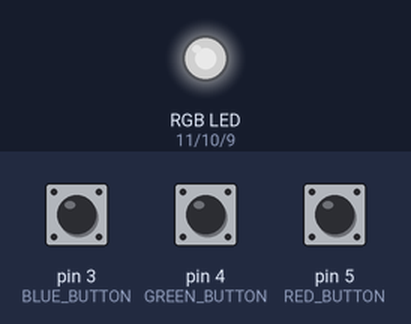
A sketch run on a simulated Arduino Uno, built with avr-gcc and run on an emulated ATmega328P. On the bench: an RGB LED mixed from three pins (HIGH = lit). Inputs (shaded band) come from the test bench; at power-on: pin 3 (BLUE_BUTTON) LOW, pin 4 (GREEN_BUTTON) LOW, pin 5 (RED_BUTTON) LOW. Dim RGB values are drawn brighter than linear.

Above: at 1.2 s.
1.3 s: pin 3 (BLUE_BUTTON) pulled HIGH for 0.15 s
At 1.96 s:
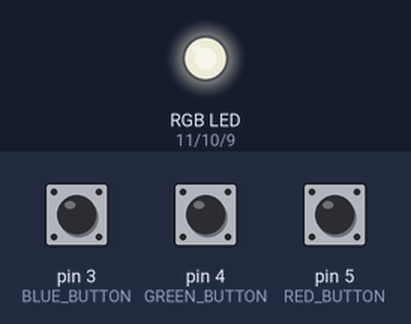
4.3 s: pin 4 (GREEN_BUTTON) pulled HIGH for 0.15 s
At 5.28 s:
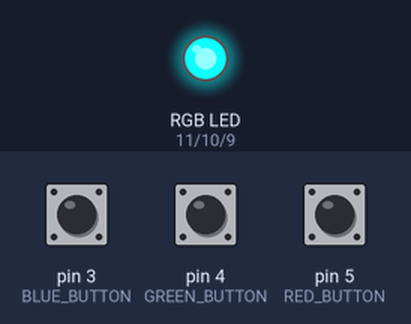
7.4 s: pin 5 (RED_BUTTON) pulled HIGH for 1 s
At 8.29 s:
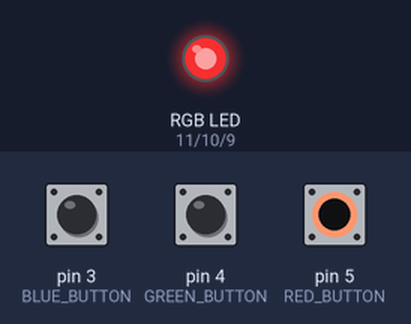
10.5 s: pin 3 (BLUE_BUTTON) pulled HIGH for 1 s
At 11.31 s:
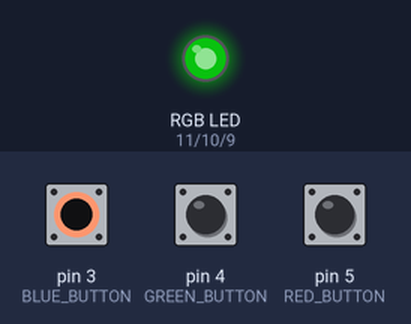
13.5 s: pin 4 (GREEN_BUTTON) pulled HIGH for 1 s
17.5 s: pin 3 (BLUE_BUTTON) pulled HIGH for 0.15 s
Timing chart, 0 to 21.6 s (numbered marks = the images above; inputs shaded):
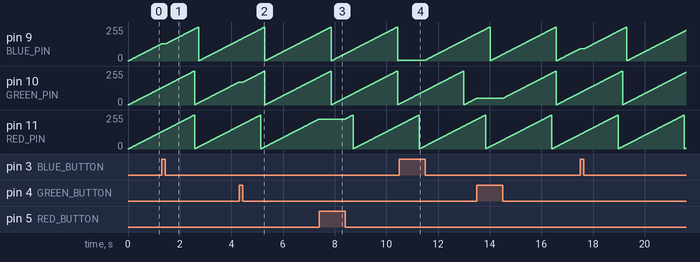

The sketch:

RGB-control-color-with-buttons.ino
```cpp
#define RED_PIN 11
#define GREEN_PIN 10
#define BLUE_PIN 9

#define RED_BUTTON 5
#define GREEN_BUTTON 4
#define BLUE_BUTTON 3

int redValue = 0;
int greenValue = 0;
int blueValue = 0;

void setup() {
  pinMode(RED_PIN, OUTPUT);
  pinMode(GREEN_PIN, OUTPUT);
  pinMode(BLUE_PIN, OUTPUT);

  pinMode(RED_BUTTON, INPUT);
  pinMode(GREEN_BUTTON, INPUT);
  pinMode(BLUE_BUTTON, INPUT);
  Serial.begin(9600);
}

void loop() {
  int red1 = digitalRead(RED_BUTTON);
  int green1 = digitalRead(GREEN_BUTTON);
  int blue1 = digitalRead(BLUE_BUTTON);

  delay(10);

  int red2 = digitalRead(RED_BUTTON);
  int green2 = digitalRead(GREEN_BUTTON);
  int blue2 = digitalRead(BLUE_BUTTON);

   if ((red1 || red2) == LOW){
    if (redValue >= 255){
      redValue = 0;
    }
    redValue++;
   }

   if ((green1 || green2) == LOW){
    if (greenValue >= 255){
      greenValue = 0;
    }
    greenValue++;
   }

   if ((blue1 || blue2) == LOW){
    if (blueValue >= 255){
      blueValue = 0;
    }
    blueValue++;
   }

  rgbOn(redValue, greenValue, blueValue);
}

void rgbOn(int red1, int green1, int blue1){
  analogWrite(RED_PIN, red1);
  analogWrite(GREEN_PIN, green1);
  analogWrite(BLUE_PIN, blue1);
}
```

Measured:
- by itself, pin 11 (RED_PIN): ramps from 1/255 to 255/255 and jumps back, once every 2.6 s
